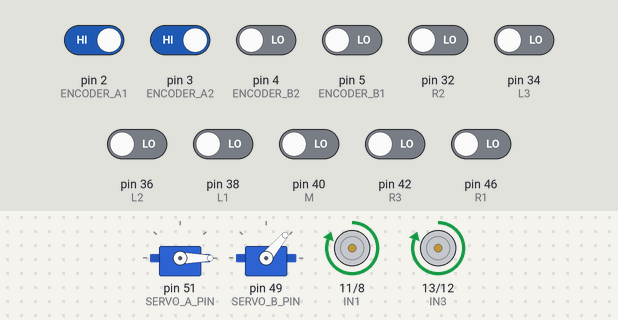
This sketch was run on a simulated Arduino Mega 2560, built with avr-gcc and run on an emulated ATmega2560. Parts: 2 × servo, motor-driver pin pairs drawn as motors (green arrow = first pin HIGH = forward, orange = second pin HIGH = backward, longer = more drive, scaled by the enable pin). Inputs (shaded band) come from the test bench; at power-on: pin 2 (ENCODER_A1), pin 3 (ENCODER_A2) HIGH, pin 4 (ENCODER_B2), pin 5 (ENCODER_B1), pin 32 (R2), pin 34 (L3), pin 36 (L2), pin 38 (L1), pin 40 (M), pin 42 (R3), pin 46 (R1) LOW.

Above: at 2.9 s.
3.0 s: pin 38 (L1) driven HIGH
At 3.6 s:
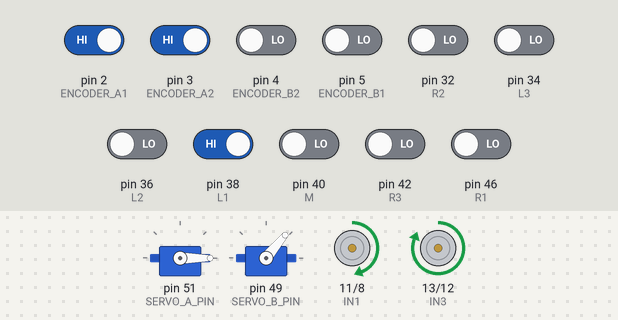
4.5 s: pin 2 (ENCODER_A1) driven LOW
6.0 s: pin 46 (R1) driven HIGH
At 7.1 s:
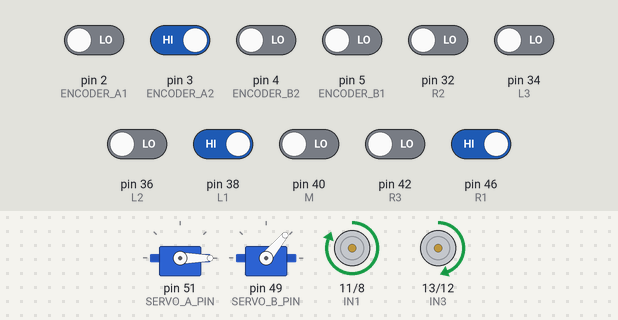
7.5 s: pin 3 (ENCODER_A2) driven LOW
9.0 s: pin 3 (ENCODER_A2) driven HIGH
10.5 s: pin 46 (R1) driven LOW
At 11.7 s:
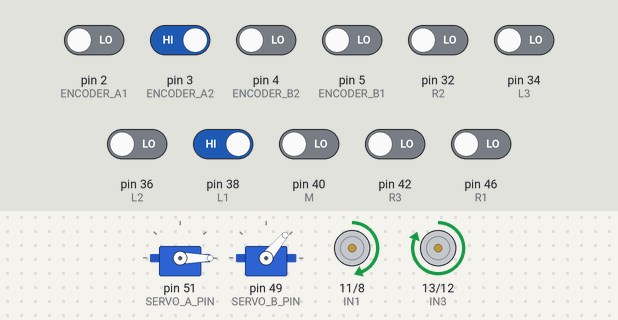
Timing chart, 0 to 13.0 s (numbered marks = the images above; inputs shaded):
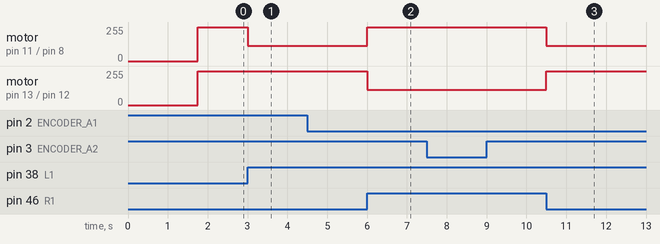

Measured:
- after the input at 3.0 s, motor on pin 11 (IN1) / pin 8 (IN2): forward 255/255 → forward 115/255 at once
- after the input at 6.0 s, motor on pin 11 (IN1) / pin 8 (IN2): forward 115/255 → forward 255/255 at once; motor on pin 13 (IN3) / pin 12 (IN4): forward 255/255 → forward 115/255 at once
- after the input at 10.5 s, motor on pin 11 (IN1) / pin 8 (IN2): forward 255/255 → forward 115/255 at once; motor on pin 13 (IN3) / pin 12 (IN4): forward 115/255 → forward 255/255 at once

The sketch:

PID_wyl_last_last.ino
```cpp
#include<MsTimer2.h>
#include <Servo.h>
#define SERVO_A_BASE 0
#define SERVO_B_BASE 0
#define SERVO_A_DOWN 45
#define SERVO_B_PICK 50
Servo servoA, servoB;
#define SERVO_A_PIN 51 //俯仰
#define SERVO_B_PIN 49 //爪子
#define SERVO_C_PIN 53 //旋转
#define ENCODER_A1 2 //电机 1
#define ENCODER_B1 5
#define ENCODER_A2 3 //电机 2
#define ENCODER_B2 4
#define PWM1 9
#define PWM2 10
#define IN1 11
#define IN2 8
#define IN3 13
#define IN4 12
#define L1 38 //左红外
#define L2 36
#define L3 34
#define R1 46 //右红外
#define R2 32
#define R3 42
#define M 40 //中红外
#define PERIOD 5
#define Kp 65
#define Ti 2.5
#define Td 15
int judge=1;
float velocity1;
float velocity2;
long encoderVal1;
long encoderVal2;
int output1;
int output2;
float target1=10;
float target2=10;
#define V 14.0
void Arm_setup(Servo *servoA, Servo *servoB)
   {
   servoA->attach(SERVO_A_PIN);
   servoB->attach(SERVO_B_PIN);
   servoA->write(SERVO_A_BASE);
   servoB->write(SERVO_B_BASE);
   }

void Arm_pickup(Servo *servoA, Servo *servoB)
  {
  servoA->write(SERVO_A_DOWN);
  delay(750);
  servoB->write(SERVO_B_PICK);
  delay(500);
  servoA->write(-SERVO_A_DOWN);
}

void Arm_drop(Servo *servoA, Servo *servoB)
{
  servoA->write(SERVO_A_DOWN);
  delay(500);
  servoB->write(SERVO_B_BASE);
  delay(500);
  servoA->write(SERVO_A_BASE);
  delay(500);
}
void control(void){
  if (digitalRead(M) == HIGH)//直行
  {
   target1 = V;
   target2 = V;
  }
   if (digitalRead(L3) == HIGH) //低左转
  {
   target1 = V * 0.70;
   target2 = V * 1.00;
  }
  if (digitalRead(R3) == HIGH) //低右转
  {
   target1 = V * 1.00;
   target2 = V * 0.70;
  }
   if (digitalRead(L2) == HIGH) //中左转
  {
   target1 = V * 0.40;
   target2 = V * 1.00;
  }
  if (digitalRead(R2) == HIGH) //中右转
  {
   target1 = V * 1.00;
   target2 = V * 0.40;
  }
  if(digitalRead(L1) == HIGH)
  {
    target1 = V * 0.1;
    target2 = V * 1.20;
  }
  if(digitalRead(R1) == HIGH)
  {
    target1 = V * 1.50;
    target2 = V * 0.1;
  }

  velocity1 = (encoderVal1 / 780.0) * 3.1415 * 2.0 * (1000 / PERIOD);
  encoderVal1 = 0;
  velocity2 = (encoderVal2 / 780.0) * 3.1415 * 2.0 * (1000 / PERIOD);
  encoderVal2 = 0;
  output1=pidcontroller1(target1,velocity1);
  if(output1>0){
    digitalWrite(IN1,HIGH);
    digitalWrite(IN2,LOW);
    analogWrite(PWM1,output1);
  }
  else{
    digitalWrite(IN1,LOW);
    digitalWrite(IN2,HIGH);
    analogWrite(PWM1,abs(output1));
  }
  analogWrite(PWM1,abs(output1));
  output2=pidcontroller2(target2,velocity2);
  if(output2>0){
    digitalWrite(IN3,HIGH);
    digitalWrite(IN4,LOW);
    analogWrite(PWM2,output2);
  }
  else{
    digitalWrite(IN3,LOW);
    digitalWrite(IN4,HIGH);
    analogWrite(PWM2,abs(output2));
  }
  analogWrite(PWM2,abs(output2));
  }
int pidcontroller1(float targetVelocity,float currentVelocity){
  float error1;
  float previous_error1;
  float sum1;
  float derivative1;
  float u1;
  error1=targetVelocity-currentVelocity;
  sum1=sum1+error1;
  derivative1= error1-previous_error1;
  u1=Kp*error1+Ti*sum1+Td*derivative1;
  previous_error1=error1;
  if (u1 > 255)
  {
   u1 = 255;
  }
  if (u1 < -255)
  {
   u1 = -255;
  }
  return (int)u1;
}
int pidcontroller2(float targetVelocity,float currentVelocity){
  float error2;
  float previous_error2;
  float sum2;
  float derivative2;
  float u2;
  error2=targetVelocity-currentVelocity;
  sum2=sum2+error2;
  derivative2= error2-previous_error2;
  u2=Kp*error2+Ti*sum2+Td*derivative2;
  previous_error2=error2;
  if (u2 > 255)
  {
   u2 = 255;
  }
  if (u2 < -255)
  {
   u2 = -255;
  }
  return (int)u2;
}
void getEncoder1(void)
  {
    if (digitalRead(ENCODER_A1) == LOW)
    {
     if (digitalRead(ENCODER_B1) == LOW)
     {
       encoderVal1++;
     }
     else
     {
       encoderVal1--;
     }
    }
    else
    {
      if (digitalRead(ENCODER_B1) == LOW)
      {
        encoderVal1--;
      }
      else
      {
        encoderVal1++;
      }
    }
   }
void getEncoder2(void)
   {
     if (digitalRead(ENCODER_A2) == LOW)
     {
      if (digitalRead(ENCODER_B2) == LOW)
      {
        encoderVal2--;
      }
      else
      {
        encoderVal2++;
      }
     }
     else
     {
       if (digitalRead(ENCODER_B2) == LOW)
       {
        encoderVal2++;
       }
       else
       {
        encoderVal2--;
       }
      }
   }

void setup() {
  TCCR1B = TCCR1B & B11111000 | B00000001;
  Arm_setup(&servoA, &servoB);
  Arm_pickup(&servoA, &servoB);
  delay(500);
  MsTimer2::set(PERIOD, control);
  MsTimer2::start();
  pinMode(ENCODER_A1, INPUT);
  pinMode(ENCODER_B1, INPUT);
  pinMode(ENCODER_A2, INPUT);
  pinMode(ENCODER_B2, INPUT);
  pinMode(IN1,OUTPUT);
  pinMode(IN2,OUTPUT);
  pinMode(IN3,OUTPUT);
  pinMode(IN4,OUTPUT);
  attachInterrupt(0, getEncoder1, CHANGE);
  attachInterrupt(1, getEncoder2, CHANGE);
  Serial.begin(9600);
  pinMode(PWM1, OUTPUT);
  pinMode(PWM2, OUTPUT);
  pinMode(R1, INPUT);
  pinMode(R2, INPUT);
  pinMode(R3, INPUT);
  pinMode(L1, INPUT);
  pinMode(L2, INPUT);
  pinMode(L3, INPUT);
  pinMode(M, INPUT);
}
void loop() {
 while(judge == 1){
    if((digitalRead(M)==HIGH)&&(digitalRead(R3)==HIGH)&&(digitalRead(L3)==HIGH)&&(digitalRead(L2)==HIGH)&&(digitalRead(R2)==HIGH))
  {
  MsTimer2::stop();
  digitalWrite(IN1,HIGH);
  digitalWrite(IN2,HIGH);
  digitalWrite(IN3,HIGH);
  digitalWrite(IN4,HIGH);
  delay(200);
  digitalWrite(IN1,HIGH);
  digitalWrite(IN2,LOW);
  digitalWrite(IN3,HIGH);
  digitalWrite(IN4,LOW);
  digitalWrite(PWM1,LOW);
  digitalWrite(PWM2,HIGH);
  delay(300);
  digitalWrite(PWM1,LOW);
  digitalWrite(PWM2,LOW);
  delay(1000);
  Arm_drop(&servoA,&servoB);
  judge = 0;
  }
  }
}
```
